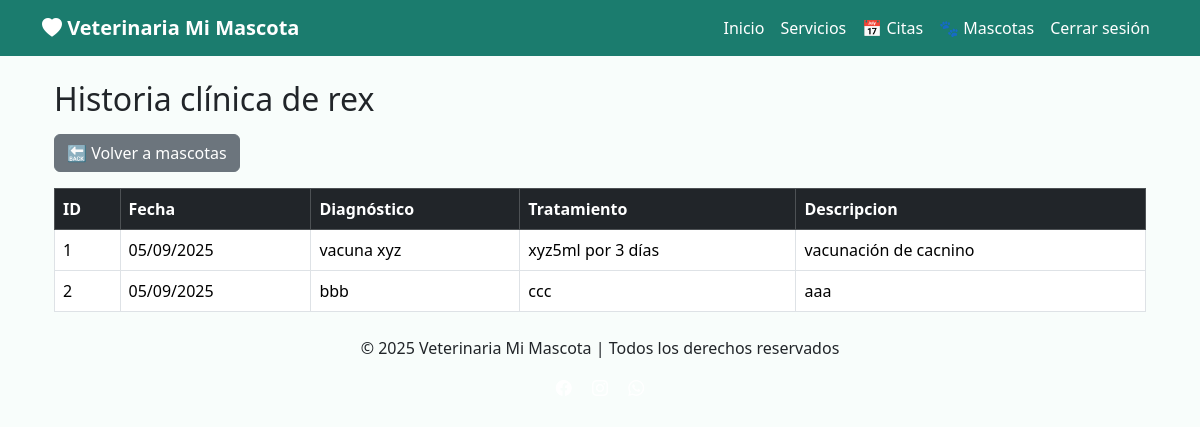
Page /historia/listar/1 (signed in) on the committed database.
### app/models/mascota.py (models this page shows, shortened)
class Mascota(db.Model):
    __tablename__ = "mascotas"
    id_mascota = db.Column(db.Integer, primary_key=True)
    nombre = db.Column(db.String(100), nullable=False)
    especie = db.Column(db.String(50), nullable=False)
    raza = db.Column(db.String(50))
    genero = db.Column(db.String(10))
    fecha_nacimiento = db.Column(db.Date)
    id_usuario = db.Column(db.Integer, db.ForeignKey("usuarios.id_usuario"), nullable=False)
    usuario = db.relationship("Usuario", back_populates="mascotas")

### app/models/historia_clinica.py (models this page shows, shortened)
class HistoriaClinica(db.Model):
    __tablename__ = "historia_clinica"
    id_historia= db.Column(db.Integer, primary_key=True)
    id_mascota = db.Column(db.Integer, db.ForeignKey("mascotas.id_mascota"), nullable=False)
    fecha = db.Column(db.DateTime, default=datetime.utcnow)
    descripcion = db.Column(db.Text, nullable=False)
    tratamiento = db.Column(db.Text, nullable=True)
    diagnostico = db.Column(db.Text, nullable=True)
    id_cita = db.Column(db.Integer, db.ForeignKey("citas.id_cita"), nullable=True)  # Relación con cita, opcional
    mascota = db.relationship("Mascota", backref="historias")

### app/routes/historia_clinica.py (the view)
@historia_bp.route("/listar/<int:id_mascota>")
@login_required
def listar(id_mascota):
    mascota = Mascota.query.get_or_404(id_mascota)
    if mascota.id_usuario != current_user.id_usuario:
        flash("No tienes permiso para ver la historia clínica de esta mascota", "danger")
        return redirect(url_for("mascotas.listar"))
    historias = HistoriaClinica.query.filter_by(id_mascota=id_mascota).all()
    return render_template("historia/listar.html", mascota=mascota, historias=historias)

### app/models/usuario.py (called while the page is built)
    @property
    def is_active(self):
        return True

### app/templates/historia/listar.html (shortened to what this page needs)
{% extends "base.html" %}
{% block content %}
<div class="container mt-4">
    <h2 class="mb-3">Historia clínica de {{ mascota.nombre }}</h2>
    <div class="mb-3">
        <a href="{{ url_for('mascotas.index') }}" class="btn btn-secondary">
            🔙 Volver a mascotas
        </a>
    </div>
    {% if historias %}
    <table class="table table-bordered table-hover">
        <thead class="table-dark">
            <tr>
                <th>ID</th>
                <th>Fecha</th>
                <th>Diagnóstico</th>
                <th>Tratamiento</th>
                <th>Descripcion</th>
            </tr>
        </thead>
        <tbody>
            {% for h in historias %}
            <tr>
                <td>{{ h.id_historia }}</td>
                <td>{{ h.fecha.strftime("%d/%m/%Y") }}</td>
                <td>{{ h.diagnostico }}</td>
                <td>{{ h.tratamiento }}</td>
                <td>{{ h.descripcion }}</td>
            </tr>
            {% endfor %}
        </tbody>
    </table>
    {% else %}
        <div class="alert alert-info">No hay entradas en la historia clínica.</div>
    {% endif %}
</div>
{% endblock %}

### app/templates/base.html (style rules this page uses)
body { background-color: #f8fdfb; }

### rows in the picture
Mascota: nombre "rex"
HistoriaClinica: id_historia "1", fecha "05/09/2025", diagnostico "vacuna xyz", tratamiento "xyz5ml por 3 días", descripcion "vacunación de cacnino"
HistoriaClinica: id_historia "2", fecha "05/09/2025", diagnostico "bbb", tratamiento "ccc", descripcion "aaa"
